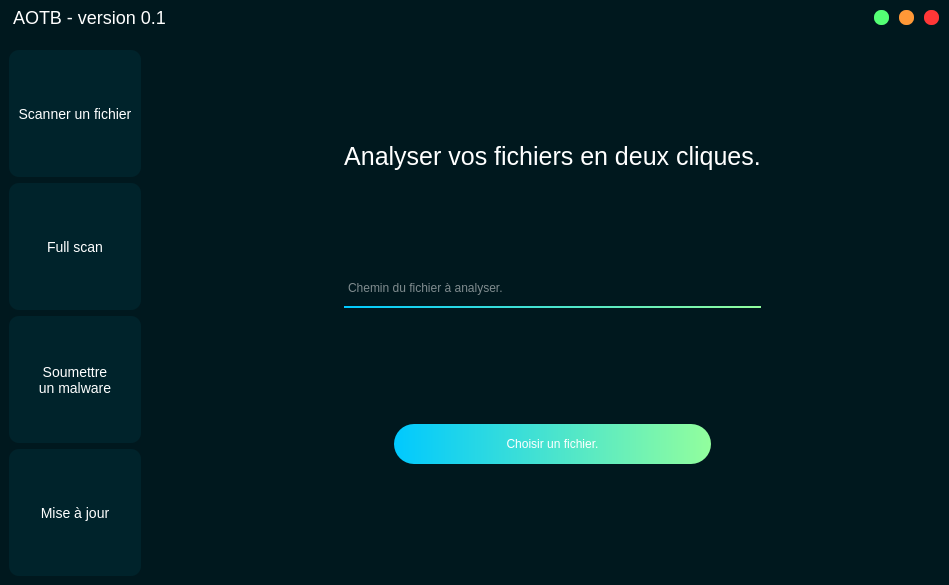
<?xml version="1.0" encoding="UTF-8"?>
<ui version="4.0">
 <class>MainWindow</class>
 <widget class="QMainWindow" name="MainWindow">
  <property name="geometry">
   <rect>
    <x>0</x>
    <y>0</y>
    <width>949</width>
    <height>585</height>
   </rect>
  </property>
  <property name="windowTitle">
   <string>MainWindow</string>
  </property>
  <widget class="QWidget" name="centralwidget">
   <layout class="QHBoxLayout" name="horizontalLayout">
    <property name="spacing">
     <number>0</number>
    </property>
    <property name="leftMargin">
     <number>0</number>
    </property>
    <property name="topMargin">
     <number>0</number>
    </property>
    <property name="rightMargin">
     <number>0</number>
    </property>
    <property name="bottomMargin">
     <number>0</number>
    </property>
    <item>
     <widget class="QFrame" name="frame">
      <property name="styleSheet">
       <string notr="true">*{
	background: #00181e;
	border: none;
}</string>
      </property>
      <property name="frameShape">
       <enum>QFrame::StyledPanel</enum>
      </property>
      <property name="frameShadow">
       <enum>QFrame::Raised</enum>
      </property>
      <layout class="QVBoxLayout" name="verticalLayout">
       <property name="leftMargin">
        <number>0</number>
       </property>
       <property name="topMargin">
        <number>0</number>
       </property>
       <property name="rightMargin">
        <number>0</number>
       </property>
       <property name="bottomMargin">
        <number>0</number>
       </property>
       <item>
        <widget class="QFrame" name="titleFrame">
         <property name="maximumSize">
          <size>
           <width>16777215</width>
           <height>35</height>
          </size>
         </property>
         <property name="frameShape">
          <enum>QFrame::StyledPanel</enum>
         </property>
         <property name="frameShadow">
          <enum>QFrame::Raised</enum>
         </property>
         <layout class="QHBoxLayout" name="horizontalLayout_2">
          <property name="leftMargin">
           <number>4</number>
          </property>
          <property name="topMargin">
           <number>4</number>
          </property>
          <property name="rightMargin">
           <number>4</number>
          </property>
          <property name="bottomMargin">
           <number>4</number>
          </property>
          <item>
           <widget class="QFrame" name="frame_4">
            <property name="frameShape">
             <enum>QFrame::StyledPanel</enum>
            </property>
            <property name="frameShadow">
             <enum>QFrame::Raised</enum>
            </property>
            <layout class="QHBoxLayout" name="horizontalLayout_5">
             <property name="topMargin">
              <number>0</number>
             </property>
             <property name="bottomMargin">
              <number>0</number>
             </property>
             <item>
              <widget class="QLabel" name="label_2">
               <property name="styleSheet">
                <string notr="true">*{
	color: white;
	font-size: 18px;
}</string>
               </property>
               <property name="text">
                <string>AOTB - version 0.1</string>
               </property>
              </widget>
             </item>
            </layout>
           </widget>
          </item>
          <item>
           <widget class="QFrame" name="buttonsFrame">
            <property name="maximumSize">
             <size>
              <width>75</width>
              <height>16777215</height>
             </size>
            </property>
            <property name="frameShape">
             <enum>QFrame::StyledPanel</enum>
            </property>
            <property name="frameShadow">
             <enum>QFrame::Raised</enum>
            </property>
            <layout class="QHBoxLayout" name="horizontalLayout_3">
             <property name="leftMargin">
              <number>0</number>
             </property>
             <property name="topMargin">
              <number>0</number>
             </property>
             <property name="rightMargin">
              <number>0</number>
             </property>
             <property name="bottomMargin">
              <number>0</number>
             </property>
             <item>
              <widget class="QPushButton" name="minimizeButton">
               <property name="maximumSize">
                <size>
                 <width>15</width>
                 <height>15</height>
                </size>
               </property>
               <property name="styleSheet">
                <string notr="true">*{
	background: rgb(84, 255, 117);
    border: none;
    border-radius: 7px;
}</string>
               </property>
               <property name="text">
                <string/>
               </property>
              </widget>
             </item>
             <item>
              <widget class="QPushButton" name="maximizeButton">
               <property name="maximumSize">
                <size>
                 <width>15</width>
                 <height>15</height>
                </size>
               </property>
               <property name="styleSheet">
                <string notr="true">*{
	background: rgb(255, 152, 55);
    border: none;
    border-radius: 7px;
}</string>
               </property>
               <property name="text">
                <string/>
               </property>
              </widget>
             </item>
             <item>
              <widget class="QPushButton" name="exitButton">
               <property name="maximumSize">
                <size>
                 <width>15</width>
                 <height>15</height>
                </size>
               </property>
               <property name="styleSheet">
                <string notr="true">*{
	background: rgb(255, 55, 55);
    border: none;
    border-radius: 7px;
}</string>
               </property>
               <property name="text">
                <string/>
               </property>
              </widget>
             </item>
            </layout>
           </widget>
          </item>
         </layout>
        </widget>
       </item>
       <item>
        <widget class="QFrame" name="secondFrame">
         <property name="frameShape">
          <enum>QFrame::StyledPanel</enum>
         </property>
         <property name="frameShadow">
          <enum>QFrame::Raised</enum>
         </property>
         <layout class="QHBoxLayout" name="horizontalLayout_4">
          <property name="leftMargin">
           <number>0</number>
          </property>
          <property name="topMargin">
           <number>0</number>
          </property>
          <property name="rightMargin">
           <number>0</number>
          </property>
          <property name="bottomMargin">
           <number>0</number>
          </property>
          <item>
           <widget class="QFrame" name="sidebarFrame">
            <property name="maximumSize">
             <size>
              <width>150</width>
              <height>16777215</height>
             </size>
            </property>
            <property name="frameShape">
             <enum>QFrame::StyledPanel</enum>
            </property>
            <property name="frameShadow">
             <enum>QFrame::Raised</enum>
            </property>
            <layout class="QVBoxLayout" name="verticalLayout_2">
             <item>
              <widget class="QPushButton" name="scanFileButton">
               <property name="maximumSize">
                <size>
                 <width>150</width>
                 <height>150</height>
                </size>
               </property>
               <property name="styleSheet">
                <string notr="true">*{
	background: #00232b;
	color: white;
	border-radius: 10px;
	font-size: 14px;
}</string>
               </property>
               <property name="text">
                <string>Scanner un fichier</string>
               </property>
              </widget>
             </item>
             <item>
              <widget class="QPushButton" name="fullScanButton">
               <property name="maximumSize">
                <size>
                 <width>150</width>
                 <height>150</height>
                </size>
               </property>
               <property name="styleSheet">
                <string notr="true">*{
	background: #00232b;
	color: white;
	border-radius: 10px;
	font-size: 14px;
}</string>
               </property>
               <property name="text">
                <string>Full scan</string>
               </property>
              </widget>
             </item>
             <item>
              <widget class="QPushButton" name="submitMalwareButton">
               <property name="maximumSize">
                <size>
                 <width>150</width>
                 <height>150</height>
                </size>
               </property>
               <property name="styleSheet">
                <string notr="true">*{
	background: #00232b;
	color: white;
	border-radius: 10px;
	font-size: 14px;
}</string>
               </property>
               <property name="text">
                <string>Soumettre 
un malware</string>
               </property>
               <property name="icon">
                <iconset>
                 <normaloff>../icons/radiation-solid-24.png</normaloff>../icons/radiation-solid-24.png</iconset>
               </property>
               <property name="iconSize">
                <size>
                 <width>38</width>
                 <height>24</height>
                </size>
               </property>
              </widget>
             </item>
             <item>
              <widget class="QPushButton" name="updateButton">
               <property name="maximumSize">
                <size>
                 <width>150</width>
                 <height>150</height>
                </size>
               </property>
               <property name="styleSheet">
                <string notr="true">*{
	background: #00232b;
	color: white;
	border-radius: 10px;
	font-size: 14px;
}</string>
               </property>
               <property name="text">
                <string>Mise à jour</string>
               </property>
              </widget>
             </item>
            </layout>
           </widget>
          </item>
          <item alignment="Qt::AlignHCenter">
           <widget class="QFrame" name="analyseFrame">
            <property name="maximumSize">
             <size>
              <width>16777215</width>
              <height>544</height>
             </size>
            </property>
            <property name="frameShape">
             <enum>QFrame::StyledPanel</enum>
            </property>
            <property name="frameShadow">
             <enum>QFrame::Raised</enum>
            </property>
            <layout class="QVBoxLayout" name="verticalLayout_3">
             <item>
              <widget class="QLabel" name="label">
               <property name="maximumSize">
                <size>
                 <width>16777215</width>
                 <height>40</height>
                </size>
               </property>
               <property name="styleSheet">
                <string notr="true">*{
	color: white;
	font-size: 25px;
}</string>
               </property>
               <property name="text">
                <string>Analyser vos fichiers en deux cliques.</string>
               </property>
               <property name="alignment">
                <set>Qt::AlignCenter</set>
               </property>
              </widget>
             </item>
             <item>
              <widget class="QLineEdit" name="inputFile">
               <property name="maximumSize">
                <size>
                 <width>16777215</width>
                 <height>40</height>
                </size>
               </property>
               <property name="styleSheet">
                <string notr="true">*{
	border: 2px solid;
	color: white;
	background-color: rgba(0, 0, 0, 0.0);
	border-top-color: rgba(0, 0, 0, 0.0);
    border-left-color: rgba(0, 0, 0, 0.0);
    border-right-color: rgba(0, 0, 0, 0.0);
    border-bottom-color: qlineargradient(spread:pad, x1:0, y1:1, x2:1, y2:1, stop:0 rgba(0, 201, 255, 255), stop:1 rgba(146, 254, 157, 255));
}</string>
               </property>
               <property name="alignment">
                <set>Qt::AlignLeading|Qt::AlignLeft|Qt::AlignVCenter</set>
               </property>
               <property name="placeholderText">
                <string>Chemin du fichier à analyser.</string>
               </property>
              </widget>
             </item>
             <item>
              <widget class="QFrame" name="buttonFrame">
               <property name="maximumSize">
                <size>
                 <width>16777215</width>
                 <height>90</height>
                </size>
               </property>
               <property name="frameShape">
                <enum>QFrame::StyledPanel</enum>
               </property>
               <property name="frameShadow">
                <enum>QFrame::Raised</enum>
               </property>
               <layout class="QVBoxLayout" name="verticalLayout_4">
                <property name="leftMargin">
                 <number>50</number>
                </property>
                <property name="topMargin">
                 <number>0</number>
                </property>
                <property name="rightMargin">
                 <number>50</number>
                </property>
                <property name="bottomMargin">
                 <number>2</number>
                </property>
                <item>
                 <widget class="QPushButton" name="choiceFrame">
                  <property name="maximumSize">
                   <size>
                    <width>16777215</width>
                    <height>40</height>
                   </size>
                  </property>
                  <property name="layoutDirection">
                   <enum>Qt::LeftToRight</enum>
                  </property>
                  <property name="styleSheet">
                   <string notr="true">*{
	background-color: qlineargradient(spread:pad, x1:0, y1:1, x2:1, y2:1, stop:0 rgba(0, 201, 255, 255), stop:1 rgba(146, 254, 157, 255));
	border-radius: 20px;
	color: white;
}</string>
                  </property>
                  <property name="text">
                   <string>Choisir un fichier.</string>
                  </property>
                  <property name="flat">
                   <bool>true</bool>
                  </property>
                 </widget>
                </item>
               </layout>
              </widget>
             </item>
            </layout>
           </widget>
          </item>
         </layout>
        </widget>
       </item>
      </layout>
     </widget>
    </item>
   </layout>
  </widget>
 </widget>
 <resources/>
 <connections/>
</ui>
